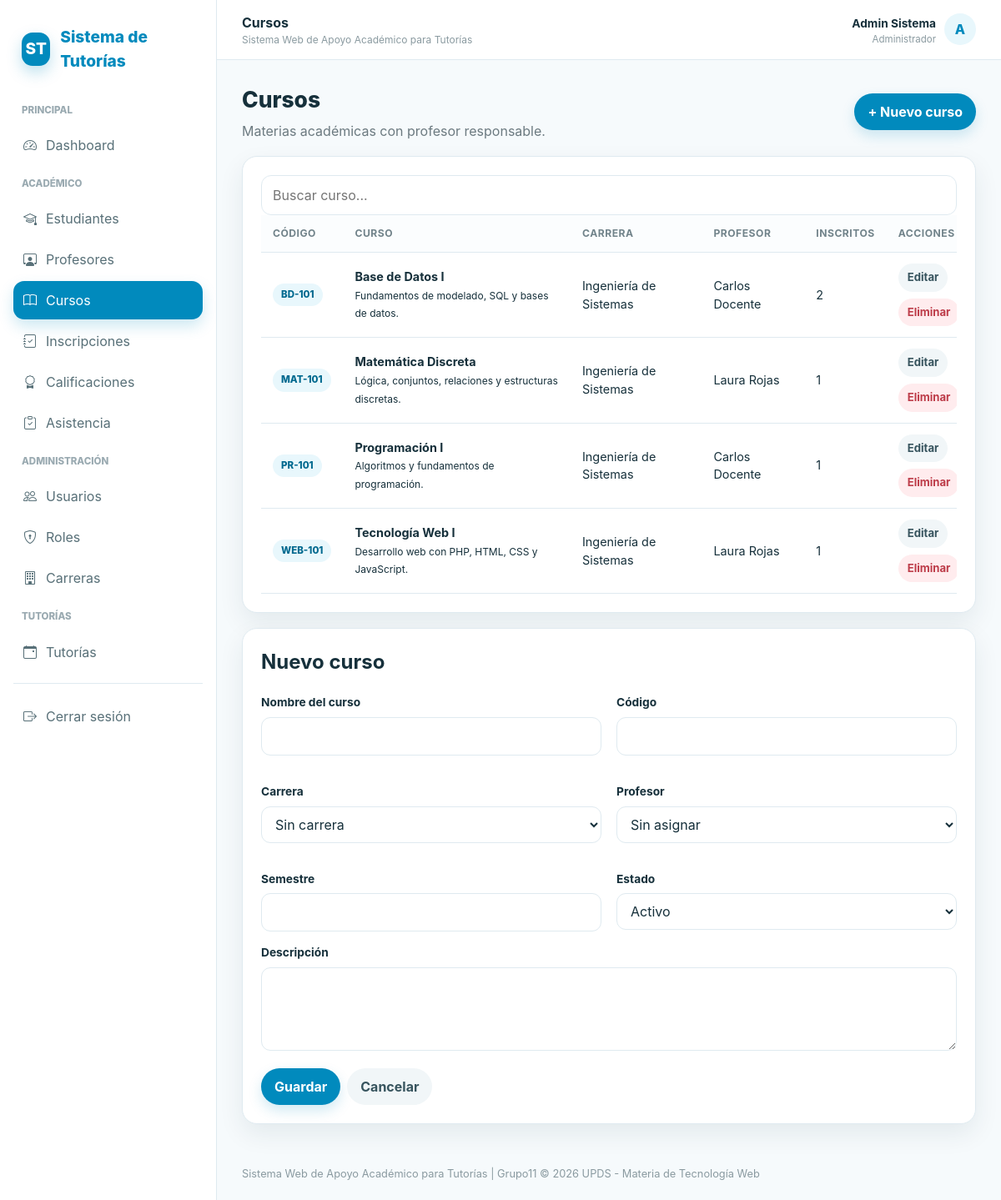
The app's page /controllers/cursos.php?accion=crear (signed in) with its own data.
### tables this page shows
CREATE TABLE cursos (
    id_curso INT AUTO_INCREMENT PRIMARY KEY,
    nombre_curso VARCHAR(150) NOT NULL,
    codigo VARCHAR(30) NOT NULL UNIQUE,
    id_carrera INT NULL,
    id_profesor INT NULL,
    semestre TINYINT UNSIGNED NULL,
    descripcion TEXT NULL,
    estado ENUM('activo', 'inactivo') NOT NULL DEFAULT 'activo',
    FOREIGN KEY (id_carrera) REFERENCES carreras(id_carrera) ON DELETE SET NULL ON UPDATE CASCADE,
    FOREIGN KEY (id_profesor) REFERENCES profesores(id_profesor) ON DELETE SET NULL ON UPDATE CASCADE
);

CREATE TABLE carreras (
    id_carrera INT AUTO_INCREMENT PRIMARY KEY,
    nombre_carrera VARCHAR(150) NOT NULL UNIQUE
);

### controllers/cursos.php (called while the page is built, shortened)
<?php
require_once __DIR__.'/../config/conexion.php';require_once __DIR__.'/../includes/seguridad.php';require_once __DIR__.'/../models/CursoModel.php';$m=new CursoModel($pdo);$id=(int)($_GET['id']??0);$accion=$_GET['accion']??'listar';
$registros=$m->obtenerTodas();$registro=$id?$m->obtenerPorId($id):null;$tituloPagina='Cursos';require __DIR__.'/../views/cursos/index.php';

### includes/seguridad.php (called while the page is built, shortened)
<?php
function e($v): string { return htmlspecialchars((string)$v, ENT_QUOTES, 'UTF-8'); }
function user_role(): string { return $_SESSION['rol']??''; }

### models/CursoModel.php (called while the page is built)
<?php class CursoModel {private PDO $pdo;function __construct(PDO $pdo){$this->pdo=$pdo;} function obtenerTodas(){return $this->pdo->query("SELECT c.*,ca.nombre_carrera,CONCAT(u.nombre,' ',u.apellido) profesor,COUNT(i.id_inscripcion) total_inscritos FROM cursos c LEFT JOIN carreras ca ON ca.id_carrera=c.id_carrera LEFT JOIN profesores p ON p.id_profesor=c.id_profesor LEFT JOIN usuarios u ON u.id_usuario=p.id_usuario LEFT JOIN inscripciones i ON i.id_curso=c.id_curso GROUP BY c.id_curso ORDER BY c.codigo")->fetchAll();} function obtenerPorId($id){$s=$this->pdo->prepare('SELECT * FROM cursos WHERE id_curso=?');$s->execute([$id]);return $s->fetch();} function crear($d){$s=$this->pdo->prepare('INSERT INTO cursos(nombre_curso,codigo,id_carrera,id_profesor,semestre,descripcion,estado) VALUES(?,?,?,?,?,?,?)');return $s->execute([$d['nombre_curso'],$d['codigo'],$d['id_carrera']?:null,$d['id_profesor']?:null,$d['semestre']?:null,$d['descripcion'],$d['estado']]);} function editar($id,$d){$s=$this->pdo->prepare('UPDATE cursos SET nombre_curso=?,codigo=?,id_carrera=?,id_profesor=?,semestre=?,descripcion=?,estado=? WHERE id_curso=?');return $s->execute([$d['nombre_curso'],$d['codigo'],$d['id_carrera']?:null,$d['id_profesor']?:null,$d['semestre']?:null,$d['descripcion'],$d['estado'],$id]);} function eliminar($id){$s=$this->pdo->prepare('DELETE FROM cursos WHERE id_curso=?');return $s->execute([$id]);}}

### views/cursos/index.php (the view)
<?php include __DIR__.'/../layouts/header.php';?><div class="toolbar"><div><h1 class="page-title">Cursos</h1><p class="subtitle">Materias académicas con profesor responsable.</p></div><?php if($rol==='administrador'):?><a class="btn btn-primary" href="?accion=crear">+ Nuevo curso</a><?php endif;?></div><div class="card"><div class="card-body"><input class="search" data-search="#tabla" placeholder="Buscar curso..."><div class="table-wrap"><table class="table" id="tabla"><thead><tr><th>Código</th><th>Curso</th><th>Carrera</th><th>Profesor</th><th>Inscritos</th><?php if($rol==='administrador'):?><th>Acciones</th><?php endif;?></tr></thead><tbody><?php foreach($registros as $r):?><tr><td><span class="badge badge-primary"><?=e($r['codigo'])?></span></td><td><strong><?=e($r['nombre_curso'])?></strong><br><small><?=e($r['descripcion'])?></small></td><td><?=e($r['nombre_carrera']??'—')?></td><td><?=e($r['profesor']??'Sin asignar')?></td><td><?=e($r['total_inscritos'])?></td><?php if($rol==='administrador'):?><td><div class="actions"><a class="btn btn-light btn-sm" href="?accion=editar&id=<?=$r['id_curso']?>">Editar</a><form method="post" onsubmit="return confirm('¿Eliminar curso?')"><input type="hidden" name="csrf" value="<?=e(csrf_token())?>"><input type="hidden" name="accion" value="eliminar"><input type="hidden" name="id" value="<?=$r['id_curso']?>"><button class="btn btn-danger btn-sm">Eliminar</button></form></div></td><?php endif;?></tr><?php endforeach;?></tbody></table></div></div></div><?php if($rol==='administrador'&&$accion!=='listar'):?><div class="card" style="margin-top:18px"><div class="card-body"><h2 style="margin-top:0"><?= $registro?'Editar':'Nuevo'?> curso</h2><form method="post"><input type="hidden" name="csrf" value="<?=e(csrf_token())?>"><input type="hidden" name="accion" value="guardar"><div class="grid grid-2"><div class="form-group"><label class="form-label">Nombre del curso</label><input required name="nombre_curso" value="<?=e($registro['nombre_curso']??'')?>"></div><div class="form-group"><label class="form-label">Código</label><input required name="codigo" value="<?=e($registro['codigo']??'')?>"></div><div class="form-group"><label class="form-label">Carrera</label><select name="id_carrera"><option value="">Sin carrera</option><?php require_once __DIR__.'/../../models/CarreraModel.php';foreach((new CarreraModel($pdo))->obtenerTodas() as $c):?><option value="<?=$c['id_carrera']?>" <?=($registro['id_carrera']??'')==$c['id_carrera']?'selected':''?>><?=e($c['nombre_carrera'])?></option><?php endforeach;?></select></div><div class="form-group"><label class="form-label">Profesor</label><select name="id_profesor"><option value="">Sin asignar</option><?php require_once __DIR__.'/../../models/ProfesorModel.php';foreach((new ProfesorModel($pdo))->obtenerTodas() as $p):?><option value="<?=$p['id_profesor']?>" <?=($registro['id_profesor']??'')==$p['id_profesor']?'selected':''?>><?=e($p['nombre'].' '.$p['apellido'])?></option><?php endforeach;?></select></div><div class="form-group"><label class="form-label">Semestre</label><input type="number" min="1" max="20" name="semestre" value="<?=e($registro['semestre']??'')?>"></div><div class="form-group"><label class="form-label">Estado</label><select name="estado"><option value="activo" <?=($registro['estado']??'activo')==='activo'?'selected':''?>>Activo</option><option value="inactivo" <?=($registro['estado']??'')==='inactivo'?'selected':''?>>Inactivo</option></select></div></div><div class="form-group"><label class="form-label">Descripción</label><textarea name="descripcion"><?=e($registro['descripcion']??'')?></textarea></div><div class="actions"><button class="btn btn-primary">Guardar</button><a class="btn btn-light" href="/controllers/cursos.php">Cancelar</a></div></form></div></div><?php endif;?><?php include __DIR__.'/../layouts/footer.php';?>

### assets/css/style.css (style rules this page uses)
:root { --primary: #018abd; --primary-dark: #01698f; --primary-light: #e8f7fc; --primary-soft: #f1fbfe; --text: #16303b; --muted: #6c7a80; --bg: #f6fafc; --card: #ffffff; --border: #dfeaf0; --success: #18824a; --success-bg: #eaf8f0; --warning: #956f00; --warning-bg: #fff7df; --danger: #bd3c49; --danger-bg: #ffecee; --shadow: 0 12px 30px rgba(0, 45, 65, 0.08); --shadow-hover: 0 12px 28px rgba(1, 138, 189, 0.18); --radius: 18px; --pill: 999px; }
* { box-sizing: border-box; }
html { scroll-behavior: smooth; }
body { margin: 0; font-family: Inter, system-ui, -apple-system, BlinkMacSystemFont, "Segoe UI", sans-serif; background: var(--bg); color: var(--text); line-height: 1.5; }
a { color: inherit; text-decoration: none; }
button, input, select, textarea { font: inherit; }
button, a, input, select, textarea { -webkit-tap-highlight-color: transparent; }
.page-title { font-size: 1.65rem; font-weight: 800; margin: 0; }
.subtitle { color: var(--muted); margin: 5px 0 0; }
.toolbar { display: flex; gap: 14px; justify-content: space-between; align-items: center; flex-wrap: wrap; margin-bottom: 18px; }
.card { background: var(--card); border: 1px solid var(--border); border-radius: var(--radius); box-shadow: var(--shadow); }
.card-body { padding: 22px; }
.btn { border: 0; border-radius: var(--pill); padding: 10px 16px; font-weight: 700; cursor: pointer; display: inline-flex; align-items: center; justify-content: center; gap: 8px; transition: transform 0.2s ease, box-shadow 0.2s ease, background 0.2s ease, color 0.2s ease; }
.btn-primary { background: var(--primary); color: #ffffff; box-shadow: 0 7px 16px rgba(1, 138, 189, 0.18); }
.btn-light { background: #f1f6f8; color: #37545e; }
.btn-danger { background: var(--danger-bg); color: var(--danger); }
.btn-sm { padding: 7px 11px; font-size: 0.82rem; }
.actions { display: flex; gap: 8px; flex-wrap: wrap; align-items: center; }
.search { border: 1px solid var(--border); border-radius: 12px; padding: 11px 13px; min-width: 230px; outline: none; }
input, select, textarea { width: 100%; border: 1px solid var(--border); border-radius: 11px; padding: 10px 12px; background: #ffffff; color: var(--text); outline: none; transition: border-color 0.2s ease, box-shadow 0.2s ease; }
textarea { min-height: 100px; resize: vertical; }
.form-group { margin-bottom: 15px; }
.form-label { display: block; font-size: 0.86rem; font-weight: 700; margin-bottom: 7px; }
.table-wrap { overflow-x: auto; }
.table { width: 100%; border-collapse: collapse; min-width: 900px; }
.table th, .table td { padding: 13px 14px; border-bottom: 1px solid var(--border); text-align: left; font-size: 0.9rem; vertical-align: middle; }
.table th { font-size: 0.76rem; text-transform: uppercase; letter-spacing: 0.04em; color: #71838a; background: #fbfdfe; }
.badge { display: inline-flex; align-items: center; border-radius: var(--pill); padding: 5px 10px; font-size: 0.72rem; font-weight: 800; white-space: nowrap; }
.badge-primary { background: var(--primary-light); color: var(--primary-dark); }
.grid { display: grid; gap: 18px; }
.grid-2 { grid-template-columns: repeat(2, 1fr); }

### records on screen
cursos: codigo "BD-101", nombre_curso "Base de Datos I", descripcion "Fundamentos de modelado, SQL y bases de datos.", id_carrera.nombre_carrera "Ingeniería de Sistemas", profesor "Carlos Docente", total_inscritos "2"
cursos: codigo "MAT-101", nombre_curso "Matemática Discreta", descripcion "Lógica, conjuntos, relaciones y estructuras discretas.", id_carrera.nombre_carrera "Ingeniería de Sistemas", profesor "Laura Rojas", total_inscritos "1"
cursos: codigo "PR-101", nombre_curso "Programación I", descripcion "Algoritmos y fundamentos de programación.", id_carrera.nombre_carrera "Ingeniería de Sistemas", profesor "Carlos Docente", total_inscritos "1"
cursos: codigo "WEB-101", nombre_curso "Tecnología Web I", descripcion "Desarrollo web con PHP, HTML, CSS y JavaScript.", id_carrera.nombre_carrera "Ingeniería de Sistemas", profesor "Laura Rojas", total_inscritos "1"

### other values on screen
$tituloPagina "Cursos"
$nombreUsuario "Admin Sistema"
$rol "Administrador"
$inicialUsuario "A"
